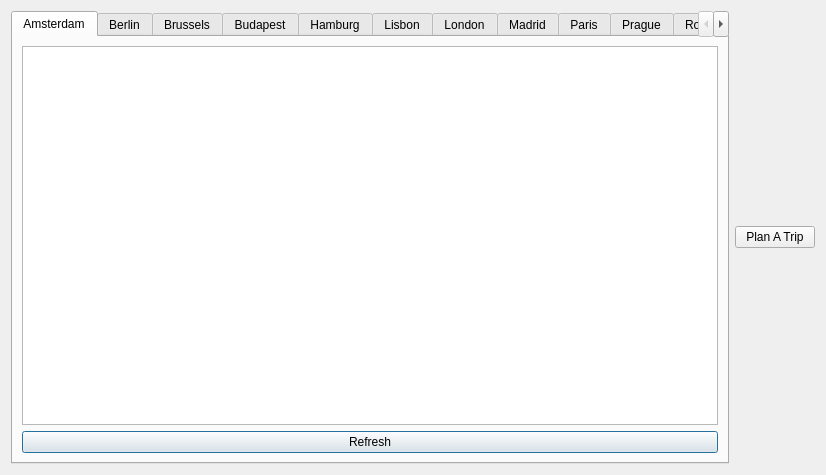
<?xml version="1.0" encoding="UTF-8"?>
<ui version="4.0">
 <class>displayInformation</class>
 <widget class="QDialog" name="displayInformation">
  <property name="geometry">
   <rect>
    <x>0</x>
    <y>0</y>
    <width>826</width>
    <height>475</height>
   </rect>
  </property>
  <property name="windowTitle">
   <string>Dialog</string>
  </property>
  <layout class="QHBoxLayout" name="horizontalLayout">
   <item>
    <widget class="QTabWidget" name="tabWidget">
     <property name="currentIndex">
      <number>0</number>
     </property>
     <widget class="QWidget" name="tab">
      <attribute name="title">
       <string>Amsterdam</string>
      </attribute>
      <layout class="QVBoxLayout" name="verticalLayout">
       <item>
        <widget class="QTableView" name="tableView"/>
       </item>
       <item>
        <widget class="QPushButton" name="pushButton_2">
         <property name="text">
          <string>Refresh</string>
         </property>
        </widget>
       </item>
      </layout>
     </widget>
     <widget class="QWidget" name="tab_2">
      <attribute name="title">
       <string>Berlin</string>
      </attribute>
      <layout class="QGridLayout" name="gridLayout_3">
       <item row="0" column="0">
        <widget class="QTableView" name="tableView_2"/>
       </item>
       <item row="0" column="1">
        <widget class="QPushButton" name="pushButton_3">
         <property name="text">
          <string>Refresh</string>
         </property>
        </widget>
       </item>
      </layout>
     </widget>
     <widget class="QWidget" name="tab_3">
      <attribute name="title">
       <string>Brussels</string>
      </attribute>
      <layout class="QGridLayout" name="gridLayout_4">
       <item row="0" column="0">
        <widget class="QTableView" name="tableView_3"/>
       </item>
       <item row="0" column="1">
        <widget class="QPushButton" name="pushButton_4">
         <property name="text">
          <string>Refresh</string>
         </property>
        </widget>
       </item>
      </layout>
     </widget>
     <widget class="QWidget" name="tab_4">
      <attribute name="title">
       <string>Budapest</string>
      </attribute>
      <layout class="QGridLayout" name="gridLayout_5">
       <item row="0" column="0">
        <widget class="QTableView" name="tableView_4"/>
       </item>
       <item row="0" column="1">
        <widget class="QPushButton" name="pushButton_5">
         <property name="text">
          <string>Refresh</string>
         </property>
        </widget>
       </item>
      </layout>
     </widget>
     <widget class="QWidget" name="tab_5">
      <attribute name="title">
       <string>Hamburg</string>
      </attribute>
      <layout class="QGridLayout" name="gridLayout_6">
       <item row="0" column="0">
        <widget class="QTableView" name="tableView_5"/>
       </item>
       <item row="0" column="1">
        <widget class="QPushButton" name="pushButton_6">
         <property name="text">
          <string>Refresh</string>
         </property>
        </widget>
       </item>
      </layout>
     </widget>
     <widget class="QWidget" name="tab_6">
      <attribute name="title">
       <string>Lisbon</string>
      </attribute>
      <layout class="QGridLayout" name="gridLayout_7">
       <item row="0" column="0">
        <widget class="QTableView" name="tableView_6"/>
       </item>
       <item row="0" column="1">
        <widget class="QPushButton" name="pushButton_7">
         <property name="text">
          <string>Refresh</string>
         </property>
        </widget>
       </item>
      </layout>
     </widget>
     <widget class="QWidget" name="tab_7">
      <attribute name="title">
       <string>London</string>
      </attribute>
      <layout class="QGridLayout" name="gridLayout_8">
       <item row="0" column="0">
        <widget class="QTableView" name="tableView_7"/>
       </item>
       <item row="0" column="1">
        <widget class="QPushButton" name="pushButton_8">
         <property name="text">
          <string>Refresh</string>
         </property>
        </widget>
       </item>
      </layout>
     </widget>
     <widget class="QWidget" name="tab_8">
      <attribute name="title">
       <string>Madrid</string>
      </attribute>
      <layout class="QGridLayout" name="gridLayout_9">
       <item row="0" column="0">
        <widget class="QTableView" name="tableView_8"/>
       </item>
       <item row="0" column="1">
        <widget class="QPushButton" name="pushButton_9">
         <property name="text">
          <string>Refresh</string>
         </property>
        </widget>
       </item>
      </layout>
     </widget>
     <widget class="QWidget" name="tab_9">
      <attribute name="title">
       <string>Paris</string>
      </attribute>
      <layout class="QGridLayout" name="gridLayout_10">
       <item row="0" column="0">
        <widget class="QTableView" name="tableView_9"/>
       </item>
       <item row="0" column="1">
        <widget class="QPushButton" name="pushButton_10">
         <property name="text">
          <string>Refresh</string>
         </property>
        </widget>
       </item>
      </layout>
     </widget>
     <widget class="QWidget" name="tab_10">
      <attribute name="title">
       <string>Prague</string>
      </attribute>
      <layout class="QGridLayout" name="gridLayout_11">
       <item row="0" column="0">
        <widget class="QTableView" name="tableView_10"/>
       </item>
       <item row="0" column="1">
        <widget class="QPushButton" name="pushButton_11">
         <property name="text">
          <string>Refresh</string>
         </property>
        </widget>
       </item>
      </layout>
     </widget>
     <widget class="QWidget" name="tab_11">
      <attribute name="title">
       <string>Rome</string>
      </attribute>
      <layout class="QGridLayout" name="gridLayout_12">
       <item row="0" column="0">
        <widget class="QTableView" name="tableView_11"/>
       </item>
       <item row="0" column="1">
        <widget class="QPushButton" name="pushButton_12">
         <property name="text">
          <string>Refresh</string>
         </property>
        </widget>
       </item>
      </layout>
     </widget>
     <widget class="QWidget" name="tab_12">
      <attribute name="title">
       <string>Stockholm</string>
      </attribute>
      <layout class="QGridLayout" name="gridLayout_13">
       <item row="0" column="0">
        <widget class="QTableView" name="tableView_12"/>
       </item>
       <item row="0" column="1">
        <widget class="QPushButton" name="pushButton_13">
         <property name="text">
          <string>Refresh</string>
         </property>
        </widget>
       </item>
      </layout>
     </widget>
     <widget class="QWidget" name="tab_13">
      <attribute name="title">
       <string>Vienna</string>
      </attribute>
      <layout class="QGridLayout" name="gridLayout_14">
       <item row="0" column="0">
        <widget class="QTableView" name="tableView_13"/>
       </item>
       <item row="0" column="1">
        <widget class="QPushButton" name="pushButton_14">
         <property name="text">
          <string>Refresh</string>
         </property>
        </widget>
       </item>
      </layout>
     </widget>
    </widget>
   </item>
   <item>
    <widget class="QPushButton" name="pushButton">
     <property name="text">
      <string>Plan A Trip</string>
     </property>
    </widget>
   </item>
  </layout>
 </widget>
 <resources/>
 <connections/>
</ui>
